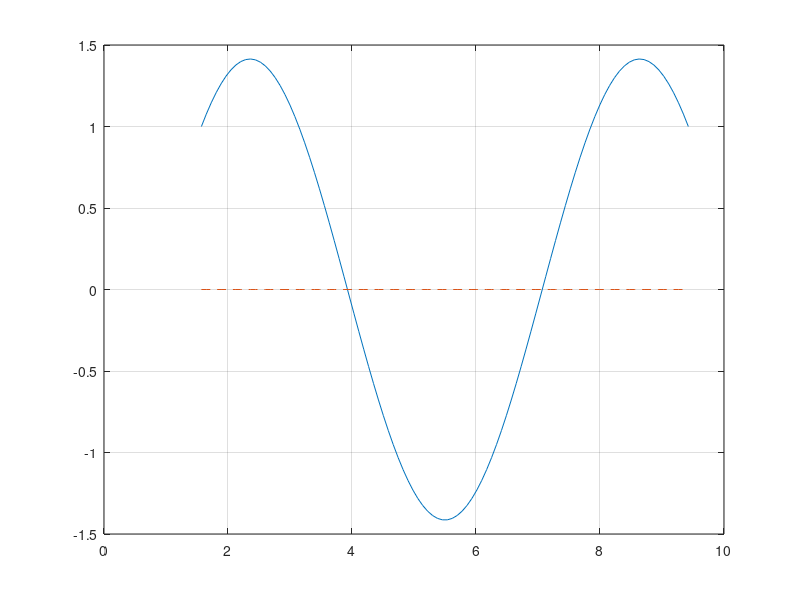

MATLAB code to generate this figure: (Note: this script raises an error after producing the figure.)
clear
a = pi/2;
b = 3*pi;
f = @(x)sin(x)-cos(x);
i = 0;
m = 100;
x = linspace(a,b,m);
while i < 11
    plot(x,f(x),x,0*x,'--');
    grid on;
    z = ginput(1);
    [zr,fr] = fzero(f,z(1));
    disp(zr);
    hold on;
    plot(zr,fr,'r*',z(1),z(2),'g*');
    hold off;
    i = i + 1;
end